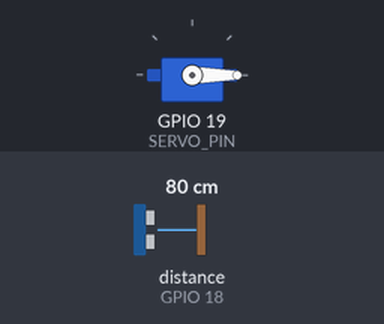
Bench run of a sketch on a simulated ESP32. On the bench: servo. Wiring (inferred from the names in the program): ultrasonic range finder: trigger GPIO 5; echo GPIO 18. The inputs (shaded band) are chosen by the test bench; at power-on: distance to the obstacle (sensor on GPIO 18) 80 cm. The echo pulse lasts 58.3 µs per cm; WiFi joins after 1.5 s; servers stay silent unless stated.

Above: at 3.0 s.
3.1 s: distance to the obstacle (sensor on GPIO 18) set to 17 cm
4.6 s: distance to the obstacle (sensor on GPIO 18) set to 13 cm
At 5.2 s:
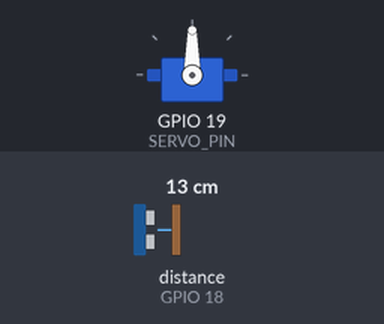
6.1 s: distance to the obstacle (sensor on GPIO 18) set to 18 cm
At 8.7 s:
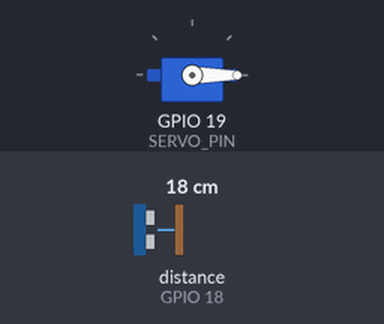
9.1 s: distance to the obstacle (sensor on GPIO 18) set to 2 cm
At 9.8 s:
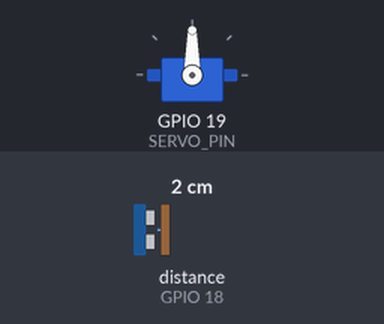
Timing chart, 0 to 11.6 s (numbered marks = the images above; inputs shaded):
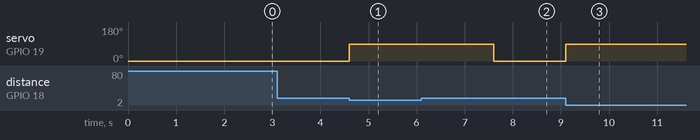

Measured:
- the behaviour switches between 16 and 15 cm on distance to the obstacle (sensor on GPIO 18) (found by bisection; images 0 and 1)
- after the input at 3.1 s, every drawn part: stays the same
- after the input at 4.6 s, servo on GPIO 19 (SERVO_PIN): 0° → 90° at once
- after the input at 6.1 s, servo on GPIO 19 (SERVO_PIN): 90° → 0° after 1.5 s
- after the input at 9.1 s, servo on GPIO 19 (SERVO_PIN): 0° → 90° at once

The sketch:

Code.ino
```cpp
#define BLYNK_TEMPLATE_ID "Your_Template_ID"
#define BLYNK_TEMPLATE_NAME "SmartDustbin"
#define BLYNK_AUTH_TOKEN "Your_Token"

#include <WiFi.h>
#include <BlynkSimpleEsp32.h>
#include <Servo.h>

char ssid[] = "YourSSID";
char pass[] = "YourPassword";

#define TRIG_PIN 5
#define ECHO_PIN 18
#define SERVO_PIN 19

#define BIN_HEIGHT_CM 30  // Height of dustbin

Servo lidServo;
BlynkTimer timer;

void setup() {
  Serial.begin(115200);
  pinMode(TRIG_PIN, OUTPUT);
  pinMode(ECHO_PIN, INPUT);
  lidServo.attach(SERVO_PIN);
  lidServo.write(0);  // Lid closed

  Blynk.begin(BLYNK_AUTH_TOKEN, ssid, pass);
  timer.setInterval(3000L, checkFillLevel);
}

void loop() {
  Blynk.run();
  timer.run();

  // Check for hand near lid (e.g., < 15cm)
  long dist = getDistance();
  if (dist < 15) {
    lidServo.write(90); // Open
    delay(3000);
    lidServo.write(0); // Close
  }
}

long getDistance() {
  digitalWrite(TRIG_PIN, LOW); delayMicroseconds(2);
  digitalWrite(TRIG_PIN, HIGH); delayMicroseconds(10);
  digitalWrite(TRIG_PIN, LOW);

  long duration = pulseIn(ECHO_PIN, HIGH);
  long distance = duration * 0.034 / 2;
  return distance;
}

void checkFillLevel() {
  long dist = getDistance();
  int fillPercent = map(dist, BIN_HEIGHT_CM, 5, 0, 100);
  fillPercent = constrain(fillPercent, 0, 100);
  Blynk.virtualWrite(V0, fillPercent);

  if (fillPercent > 85) {
    Blynk.logEvent("bin_full", "Dustbin is full!");
  }
}
```
